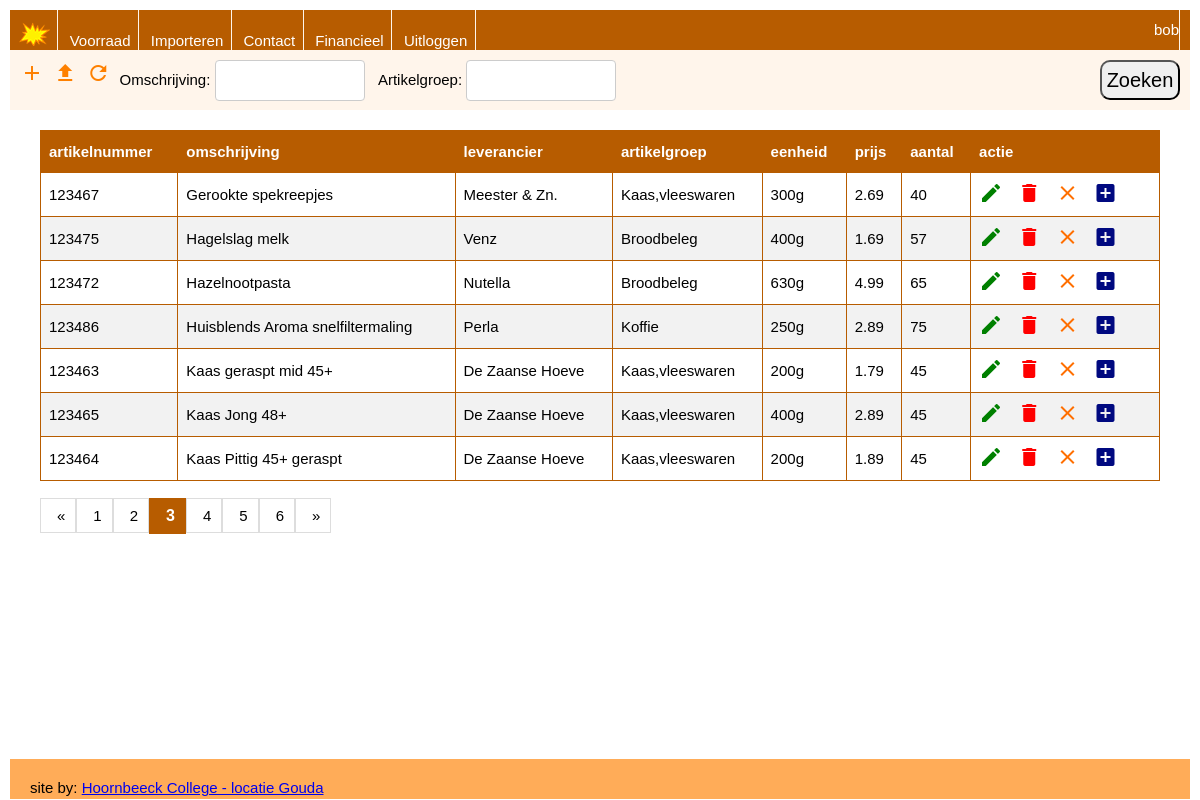
The app's page /voorraad.php?page=3 (signed in) with its own data.
### tables this page shows
CREATE TABLE `product` (
  `id` int(11) NOT NULL AUTO_INCREMENT,
  `artikelnummer` int(11) NOT NULL,
  `omschrijving` varchar(50) NOT NULL,
  `leverancier` varchar(50) NOT NULL,
  `artikelgroep` varchar(50) NOT NULL,
  `eenheid` varchar(10) NOT NULL,
  `prijs` decimal(5,2) NOT NULL,
  `aantal` int(11) NOT NULL,
  `create_time` timestamp NULL DEFAULT CURRENT_TIMESTAMP,
  `update_time` timestamp NULL DEFAULT CURRENT_TIMESTAMP ON UPDATE CURRENT_TIMESTAMP,
  PRIMARY KEY (`id`),
  UNIQUE KEY `artikelnummer_UNIQUE` (`artikelnummer`)
);

### voorraad.php (the view, shortened to what this page needs)
<?php
include 'inc/header.php';
echo '<header class="head">';
$omschrijving = $_SESSION['omschrijving_voorraad'];
$artikelgroep = $_SESSION['artikelgroep_voorraad'];
?>
<form method="POST" id="magazijn_zoekopdrachten_form">
<a href='product_new.php' class='btn-new'><i class='material-icons md-24'>add</i></a>
<a href='voorraad_import.php' class='btn-new'><i class='material-icons md-24'>file_upload</i></a>
<a href='minimum.php' class='btn-new'><i class='material-icons md-24'>refresh</i></a>
    Omschrijving: <input type="text" name="omschrijving" id="inp_voorraad_zoeken" value="<?php echo ($omschrijving) ?>">
    Artikelgroep: <input type="text" name="artikelgroep" id="inp_voorraad_zoeken" value="<?php echo ($artikelgroep) ?>">
    <button id="zoekbutton_magazijn" type="submit" name="submit" value="Zoeken ">Zoeken</button>
    <?php
    echo '</header>';
    echo '<main class="main-content">';
    ?>
    <table id="voorraad">
        <?php
if($_SESSION['rol'] != 'kassiere'){?>
    <th>artikelnummer</th>
    <th>omschrijving</th>
    <th>leverancier</th>
    <th>artikelgroep</th>
    <th>eenheid</th>
    <th>prijs</th>
    <th>aantal</th>
    <th>actie</th>
    <?php
}
        ?>
        <?php
        if (isset($_GET["page"])) {
            $page = $_GET["page"];
        } else {
            $page = 1;
        }
        $start_from = ($page - 1) * RECORDS_PER_PAGE;
        $query = "SELECT id, artikelnummer, omschrijving, leverancier, artikelgroep, eenheid, prijs, aantal FROM product
        WHERE (omschrijving LIKE '%$omschrijving%' OR '$omschrijving' = '') AND (artikelgroep LIKE '%$artikelgroep%' OR '$artikelgroep' = '')
        ORDER BY omschrijving, artikelgroep, artikelnummer
        LIMIT " . $start_from . "," . RECORDS_PER_PAGE . ";";
        $result = mysqli_query($dbconn, $query);
        $aantal = mysqli_num_rows($result);
        $contentTable = "";
        if ($aantal > 0) {
            while ($row = mysqli_fetch_array($result)) {
                if($_SESSION['rol'] != 'kassiere'){
                    $contentTable .= "<tr>
                            <td>" . $row['artikelnummer'] . "</td>
                            <td>" . $row['omschrijving'] . "</td>
                            <td>" . $row['leverancier'] . "</td>
                            <td>" . $row['artikelgroep'] . "</td>
                            <td>" . $row['eenheid'] . "</td>
                            <td>" . $row['prijs'] . "</td>
                            <td>" . $row['aantal'] . "</td>
                            <td>
                                <a href='product_edit.php?id={$row['id']}' class='btn-edit'><i class='material-icons md-24'>edit</i></a>
                                <a href='product_delete.php?id={$row['id']}' class='btn-delete'><i class='material-icons md-24'>delete</i></a>
                                <a href='product_afschrijven.php?id={$row['id']}' class='btn-afschrijf'><i class='material-icons md-24'>close</i></a>
                                <a href='product_bestel.php?id={$row['id']}' class='btn-bestel'><i class='material-icons md-24'>add_box</i></a>
                            </td>
                            </tr>";
                }
                }
        } else {
            $contentTable = '<tr>
                        <td colspan="9">Geen gegevens om op te halen...</td>
                    </tr>';
        }
        $contentTable .= '</table><br>';
        echo $contentTable;
        include_once 'inc/paginering.php';
        echo '</main>';
        include("inc/footer.php");
        ?>

### css/nav.css (style rules this page uses)
:root { --primary0: rgba(183, 92, 0, 1); --primary1: rgba(254, 128, 0, 1); --primary2: rgba(255, 172, 88, 1); --primary3: rgba(255, 245, 235, 1); --primary4: rgba(255, 255, 255, 1); --hover: rgba(255, 245, 235, 1); }
body { margin: 0; padding: 0; font-size: 15px; font-family: heebo, verdana, sans-serif; background-color: var(--primary4); }

### css/style.css (style rules this page uses)
:root { --primary0: rgba(183, 92, 0, 1); --primary1: rgba(254, 128, 0, 1); --primary2: rgba(255, 172, 88, 1); --primary3: rgba(255, 245, 235, 1); --primary4: rgba(255, 255, 255, 1); --hover: rgba(255, 245, 235, 1); }
* { box-sizing: border-box; margin: 0; padding: 0; }
body { margin: 10px; }
.head { background-color: var(--primary3); padding: 10px; grid-area: head; display: flex; flex-direction: column; }
.main-content { background-color: var(--primary4); padding: 20px; grid-area: main; height: 100%; }
input[type=text], input[type=password] { width: 70%; padding: 12px; border: 1px solid #ccc; border-radius: 4px; resize: vertical; }
#voorraad { border-collapse: collapse; width: 100%; }
#voorraad td, #voorraad th { border: 1px solid var(--primary0); padding: 8px; }
#voorraad tr:nth-child(even) { background-color: #f2f2f2; }
#voorraad th { padding-top: 12px; padding-bottom: 12px; text-align: left; background-color: var(--primary0); color: white; }
.main-content a { padding-right: 10px; }
.btn-edit { color: green; }
.btn-delete { color: red; }
.btn-bestel { color: rgb(0, 9, 128); }
.btn-afschrijf { color: rgb(255, 111, 0); }
.btn-new { margin-top: 6px; margin-right: 5px; color: var(--primary1); }
.material-icons.md-24 { font-size: 24px; }
#inp_voorraad_zoeken { width: 150px; margin-right: 10px; }
#zoekbutton_magazijn { position: relative; font-size: 20px; width: 80px; height: 40px; border-radius: 10px; float: right; bottom: 0px; }

### records on screen
product: artikelnummer "123467", omschrijving "Gerookte spekreepjes", leverancier "Meester & Zn.", artikelgroep "Kaas,vleeswaren", eenheid "300g", prijs "2.69", aantal "40"
product: artikelnummer "123475", omschrijving "Hagelslag melk", leverancier "Venz", artikelgroep "Broodbeleg", eenheid "400g", prijs "1.69", aantal "57"
product: artikelnummer "123472", omschrijving "Hazelnootpasta", leverancier "Nutella", artikelgroep "Broodbeleg", eenheid "630g", prijs "4.99", aantal "65"
product: artikelnummer "123486", omschrijving "Huisblends Aroma snelfiltermaling", leverancier "Perla", artikelgroep "Koffie", eenheid "250g", prijs "2.89", aantal "75"
product: artikelnummer "123463", omschrijving "Kaas geraspt mid 45+", leverancier "De Zaanse Hoeve", artikelgroep "Kaas,vleeswaren", eenheid "200g", prijs "1.79", aantal "45"
product: artikelnummer "123465", omschrijving "Kaas Jong 48+", leverancier "De Zaanse Hoeve", artikelgroep "Kaas,vleeswaren", eenheid "400g", prijs "2.89", aantal "45"
product: artikelnummer "123464", omschrijving "Kaas Pittig 45+ geraspt", leverancier "De Zaanse Hoeve", artikelgroep "Kaas,vleeswaren", eenheid "200g", prijs "1.89", aantal "45"

### other values on screen
$inlognaam "bob"
$arContactgegevens['developer'] "Hoornbeeck College - locatie Gouda"
